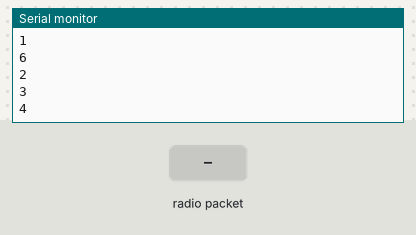
Bench run of a sketch on a simulated Arduino Uno, built for the host (arithmetic inside an expression is 32-bit, double 64-bit). Shown: the last lines printed to the serial monitor. Inputs (shaded band) come from the test bench. No radio packets arrive unless stated.

Above: at 2.2 s.
2.3 s: radio packet "1" arrives
At 2.7 s:
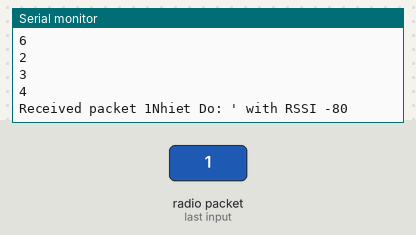
3.8 s: radio packet "0" arrives
At 5.0 s:
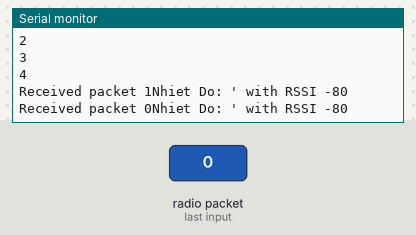
5.3 s: radio packet "2" arrives
At 6.2 s:
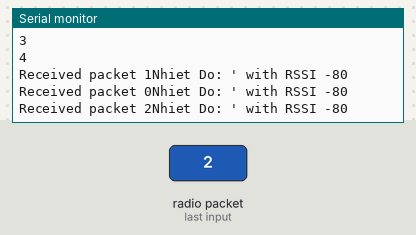
Timing chart, 0 to 8.3 s (numbered marks = the images above; inputs shaded):
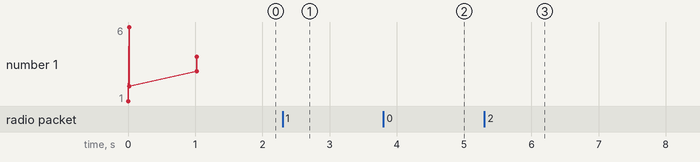

Measured:
- after the input at 2.3 s, the serial monitor: prints a new line at once (image 1)
- after the input at 3.8 s, the serial monitor: prints a new line at once (image 2)
- after the input at 5.3 s, the serial monitor: prints a new line at once (image 3)

The sketch:

lora_nhan_new.ino
```cpp
#include <SPI.h>
#include <LoRa.h>
String LORA_Status = "Not Initialized";
String LORA_Lastreceived_Msg ="--No data--";

#define SCK     18    // GPIO18  -- SX1278's SCK
#define MISO    36   // GPIO36 -- SX1278's MISO
#define MOSI    5   // GPIO5 -- SX1278's MOSI
#define SS      23   // GPIO23 -- SX1278's CS
#define RST     -1   // GPIO33 -- SX1278's RESET
#define DIO0    39   // GPIO39 -- SX1278's IRQ(Interrupt Request)
#define CR      4     // 4/5
#define LORA_PREAMBLE_LENGTH  10
void setup() {
  Serial.begin(9600);
  while (!Serial);//Doi ket noi voi serial
Serial.println("LoRa Receiver");
SPI.begin(SCK,MISO,MOSI,SS);
LoRa.setPins(SS,RST,DIO0);
Serial.println ("1");
/*Khoi tao gia tri tan so*/
if ( !LoRa.begin (434E6)) {
    Serial.println ("Starting LoRa failed!");
    while (1);
  }
/*cai he so lan truyen*/
LoRa.setSpreadingFactor(8);
Serial.println ("6");
 LoRa.setCodingRate4(CR);
 Serial.println ("2");
 /*cai bang thong tin hieu cua radio*/
LoRa.setSignalBandwidth(20.8E3);
LoRa.setPreambleLength(LORA_PREAMBLE_LENGTH);
LoRa.disableCrc();
delay(1000);
Serial.println ("3");
/*Khoi tao gia tri tan so*/
/*if ( !LoRa.begin (433E6)) {
    Serial.println ("Starting LoRa failed!");
    while (1);
  } */


  Serial.println ("4");
}
void loop() {
     // Serial.println ("5");
  // try to parse packet
  int packetSize = LoRa.parsePacket();//Kiem ta xem 1 goi da duoc nhan chua? Tra ve kich thuoc goi theo byte or 0 neu ko nhan dc goi nao
  if (packetSize) {
    // received a packet
    Serial.print("Received packet ");
    // read packet
    while (LoRa.available()) {
      Serial.print((char)LoRa.read());
      Serial.print("Nhiet Do: ");
    }
    // print RSSI of packet
    Serial.print("' with RSSI ");
    Serial.println(LoRa.packetRssi());
  }
}
/*
String receiveLoRaMessage() {
  int packetSize = LoRa.parsePacket();
  if (packetSize == 0) return "";          // if there's no packet, return*/

  // read packet header bytes:
  /*
  int recipient = LoRa.read();          // recipient address
  byte sender = LoRa.read();            // sender address
  byte incomingMsgId = LoRa.read();     // incoming msg ID
  byte incomingLength = LoRa.read();    // incoming msg length
  */
  /*
  String incoming = "";                 // payload of packet

  while (LoRa.available()) {            // can't use readString() in callback, so
    incoming += (char)LoRa.read();      // add bytes one by one
  }*/

  /*
  if (incomingLength != incoming.length()) {   // check length for error
    Serial.println("error: message length does not match length");
    return;                             // skip rest of function
  }

  // if the recipient isn't this device or broadcast,
  if (recipient != localAddress && recipient != 0xFF) {
    Serial.println("This message is not for me.");
    return;                             // skip rest of function
  }

  // if message is for this device, or broadcast, print details:
  Serial.println("Received from: 0x" + String(sender, HEX));
  Serial.println("Sent to: 0x" + String(recipient, HEX));
  Serial.println("Message ID: " + String(incomingMsgId));
  Serial.println("Message length: " + String(incomingLength));
  Serial.println("Message: " + incoming);
  Serial.println("RSSI: " + String(LoRa.packetRssi()));
  Serial.println("Snr: " + String(LoRa.packetSnr()));
  Serial.println();
  */
/*
  LORA_Lastreceived_Msg = incoming;
  return incoming;
}
void loop() {
  // Working
  Serial.println ("2");
  receiveAndForwardLoRaMessage();
}
void receiveAndForwardLoRaMessage(){
  String message = receiveLoRaMessage();
}*/
```
